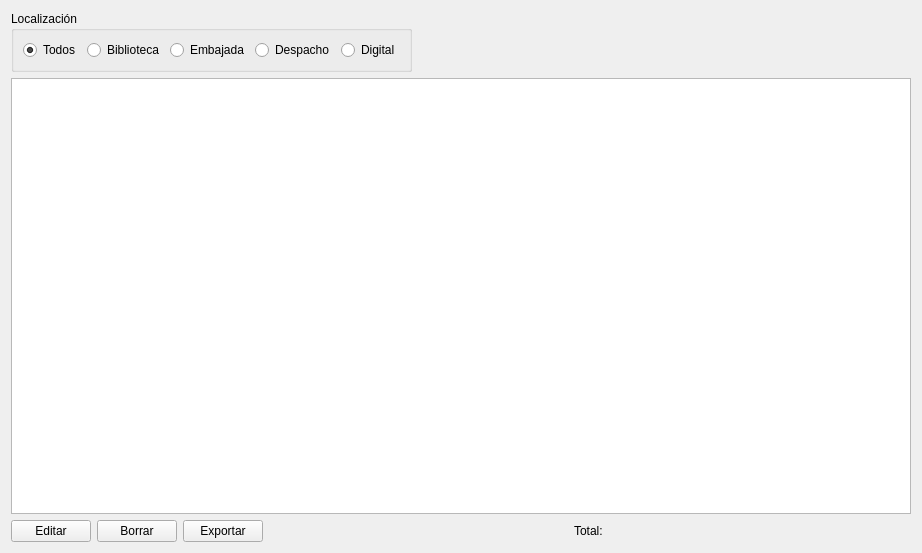
<?xml version="1.0" encoding="UTF-8"?>
<ui version="4.0">
 <class>dlgGestionLibros</class>
 <widget class="QWidget" name="dlgGestionLibros">
  <property name="geometry">
   <rect>
    <x>0</x>
    <y>0</y>
    <width>922</width>
    <height>553</height>
   </rect>
  </property>
  <property name="minimumSize">
   <size>
    <width>922</width>
    <height>553</height>
   </size>
  </property>
  <property name="windowTitle">
   <string>Lista de libros</string>
  </property>
  <property name="windowIcon">
   <iconset resource="../icons.qrc">
    <normaloff>:/icons/icons/biblioteca.png</normaloff>:/icons/icons/biblioteca.png</iconset>
  </property>
  <layout class="QVBoxLayout" name="verticalLayout">
   <item>
    <layout class="QHBoxLayout" name="horizontalLayout_2">
     <item>
      <widget class="QGroupBox" name="groupBox">
       <property name="title">
        <string>Localización</string>
       </property>
       <layout class="QHBoxLayout" name="horizontalLayout">
        <item>
         <widget class="QRadioButton" name="rbTodos">
          <property name="text">
           <string>Todos</string>
          </property>
          <property name="checked">
           <bool>true</bool>
          </property>
         </widget>
        </item>
        <item>
         <widget class="QRadioButton" name="rbUniversidad">
          <property name="text">
           <string>Biblioteca</string>
          </property>
         </widget>
        </item>
        <item>
         <widget class="QRadioButton" name="rbEmbajada">
          <property name="text">
           <string>Embajada</string>
          </property>
         </widget>
        </item>
        <item>
         <widget class="QRadioButton" name="rbDespacho">
          <property name="text">
           <string>Despacho</string>
          </property>
         </widget>
        </item>
        <item>
         <widget class="QRadioButton" name="rbDigital">
          <property name="text">
           <string>Digital</string>
          </property>
         </widget>
        </item>
       </layout>
      </widget>
     </item>
     <item>
      <spacer name="horizontalSpacer">
       <property name="orientation">
        <enum>Qt::Horizontal</enum>
       </property>
       <property name="sizeHint" stdset="0">
        <size>
         <width>40</width>
         <height>20</height>
        </size>
       </property>
      </spacer>
     </item>
    </layout>
   </item>
   <item>
    <widget class="QTableView" name="tvLibros"/>
   </item>
   <item>
    <layout class="QHBoxLayout" name="horizontalLayout_3">
     <item>
      <widget class="QPushButton" name="pbEditar">
       <property name="text">
        <string>Editar</string>
       </property>
       <property name="icon">
        <iconset resource="../icons.qrc">
         <normaloff>:/icons/icons/authy.png</normaloff>:/icons/icons/authy.png</iconset>
       </property>
      </widget>
     </item>
     <item>
      <widget class="QPushButton" name="pbBorrar">
       <property name="text">
        <string>Borrar</string>
       </property>
       <property name="icon">
        <iconset resource="../icons.qrc">
         <normaloff>:/icons/icons/user-trash.png</normaloff>:/icons/icons/user-trash.png</iconset>
       </property>
      </widget>
     </item>
     <item>
      <widget class="QPushButton" name="pbExportar">
       <property name="text">
        <string>Exportar</string>
       </property>
       <property name="icon">
        <iconset resource="../icons.qrc">
         <normaloff>:/icons/icons/network-transmit-receive.png</normaloff>:/icons/icons/network-transmit-receive.png</iconset>
       </property>
      </widget>
     </item>
     <item>
      <spacer name="horizontalSpacer_3">
       <property name="orientation">
        <enum>Qt::Horizontal</enum>
       </property>
       <property name="sizeHint" stdset="0">
        <size>
         <width>40</width>
         <height>20</height>
        </size>
       </property>
      </spacer>
     </item>
     <item>
      <widget class="QLabel" name="lblTotal">
       <property name="text">
        <string>Total: </string>
       </property>
      </widget>
     </item>
     <item>
      <spacer name="horizontalSpacer_2">
       <property name="orientation">
        <enum>Qt::Horizontal</enum>
       </property>
       <property name="sizeHint" stdset="0">
        <size>
         <width>40</width>
         <height>20</height>
        </size>
       </property>
      </spacer>
     </item>
    </layout>
   </item>
  </layout>
 </widget>
 <resources>
  <include location="../icons.qrc"/>
 </resources>
 <connections/>
</ui>
